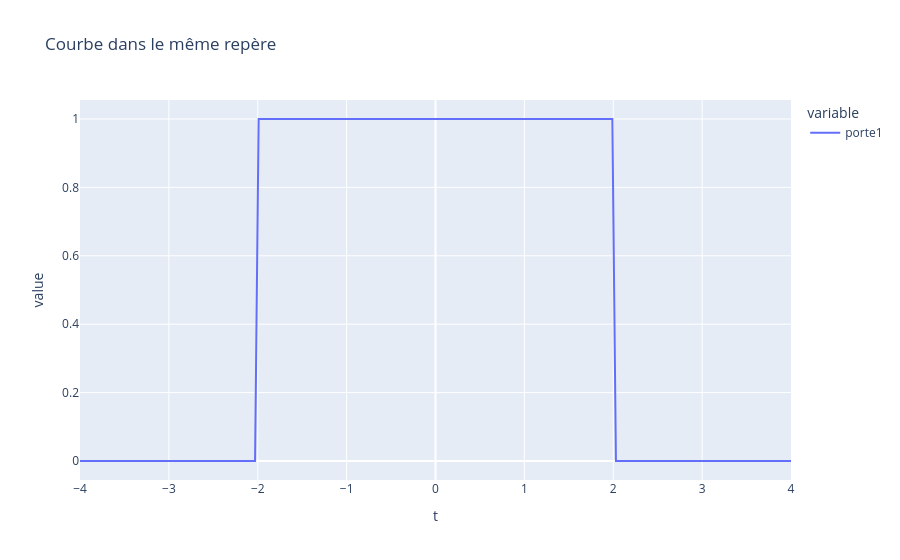

Notebook code cell kept with this figure:
### Markdown cell above
Exo 3 TP1 M-ANA

### Code cell
import numpy as np
import msicpe.mana as mana
import pandas as pd
import plotly.express as px
import matplotlib.pyplot as plt

t=np.linspace(-4,4,200)

porte1 = mana.porte((1/4)*t)

df = pd.DataFrame({"t":t,"porte1":porte1})

fig = px.line(df, x="t", y=["porte1"], title = "Courbe dans le même repère")
fig.show()

### Figure 1 — Plotly figure (JSON) as saved in the notebook; plotly's stock layout.template omitted (floating-point values rounded to 4 significant figures; data arrays with more than 128 entries replaced by an {"elided": "..."} marker saying what was removed)
{"data": [{"hovertemplate": "variable=porte1<br>t=%{x}<br>value=%{y}<extra></extra>", "legendgroup": "porte1", "line": {"color": "#636efa", "dash": "solid"}, "marker": {"symbol": "circle"}, "mode": "lines", "name": "porte1", "orientation": "v", "showlegend": true, "type": "scatter", "x": {"elided": "200 float values"}, "xaxis": "x", "y": {"elided": "200 int values"}, "yaxis": "y"}], "layout": {"legend": {"title": {"text": "variable"}, "tracegroupgap": 0}, "title": {"text": "Courbe dans le même repère"}, "xaxis": {"anchor": "y", "domain": [0, 1], "title": {"text": "t"}}, "yaxis": {"anchor": "x", "domain": [0, 1], "title": {"text": "value"}}}}
